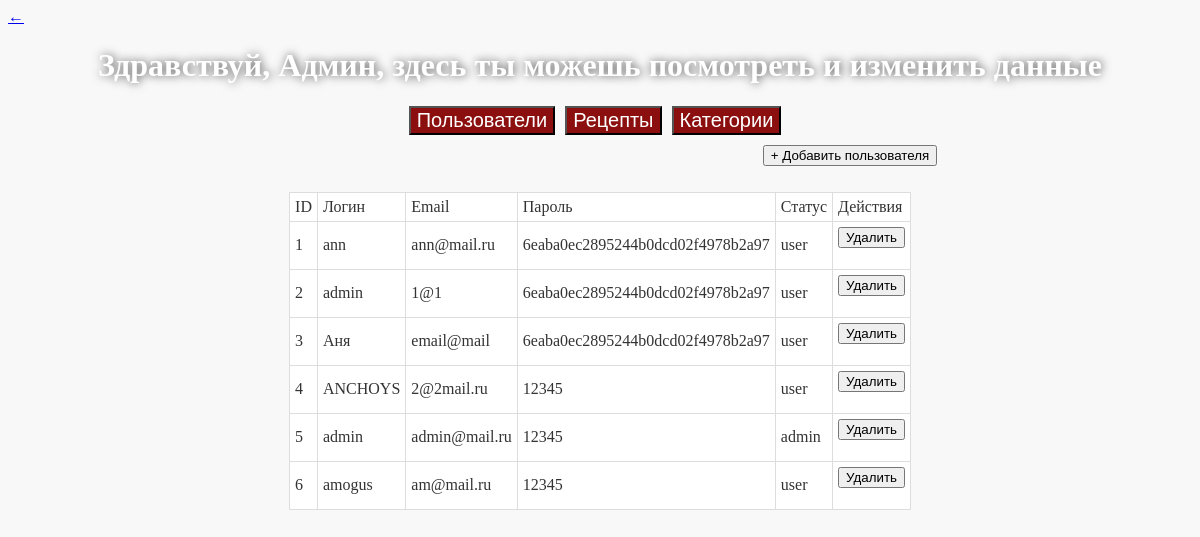
The app's page /adminka.php with its own data.
### tables this page shows
CREATE TABLE `users` (
  `id` int NOT NULL,
  `login` varchar(255) NOT NULL,
  `email` varchar(255) NOT NULL,
  `password` varchar(100) NOT NULL,
  `status` varchar(100) NOT NULL DEFAULT 'user'
);

### adminka.php (the view, shortened to what this page needs)
<?php
include "includes/core.php";
?>
<link rel="stylesheet" href="css/adminka.css">
<!DOCTYPE html>
<html lang="en">
<head>
</head>
<body>
    <a href = "profile.php?id=<?= $_SESSION['user']['id'];?>">&#8592;</a>
    <h1>Здравствуй, Админ, здесь ты можешь посмотреть и изменить данные</h1>
    <div class = "buttons">
    <button type="submit" onclick="myTab()">Пользователи</button>
    <button type="submit" onclick="myTab1()">Рецепты</button>
    <button type="submit" onclick="myTab2()">Категории</button>
</div>
<div id = "user" class = "user" style="display: block;">
<div class = "add">
<form action="add_form.php" method="POST">
<button class = "add_user" name = "add_user" onclick="document.location='add_form.php'" >+ Добавить пользователя</button>
</form>
</div>
<table>
<tbody>
<tr>
<td>ID</td>
<td>Логин</td>
<td>Email</td>
<td>Пароль</td>
<td>Статус</td>
<td>Действия</td>
</tr>
    <?php
    $dannie = mysqli_query($link, "SELECT * FROM `users`");
    while ($row = mysqli_fetch_array($dannie))
    {
    echo "<tr>\n<td>".$row["id"]."</td>"."\n"."<td>"."".$row["login"]."
    </td>"."\n"."<td>"."".$row["email"]."</td>"."\n"."<td>"."".$row
    ["password"]."</td>"."\n"."<td>"."".$row["status"]."</td>"."\n".
    "<td>".""."<form action = 'action/delete_users.php' method = 'POST'>"."
    "."<input type = 'hidden' name = 'id_users' value = '".$row["id"]."'>
    <button name = 'delete_users'>Удалить</button>"."</form>".""."\n";
    }
    ?>
    </tbody>
</table>
</div>
</body>
</html>

### css/adminka.css (style rules this page uses)
body { background-blend-mode: multiply; color: #333; background: url(../img/fon.jpeg) no-repeat center center fixed; background-color: #f8f8f9; background-size: cover; -o-background-size: cover; background-attachment: fixed; }
h1 { text-align: center; color: #ffffff; text-shadow: rgb(77, 77, 77) 1px 0 10px; }
.buttons { display: flex; justify-content: center; }
.buttons button { margin-right: 10px; margin-bottom: 10px; color: white; transition: .2s linear; background: #8c0f0f; font-size: 20px; }
.add { display: flex; justify-content: center; }
.add_user { margin-bottom: 10px; margin-left: 500px; }
table { display: flex; justify-content: center; width: 100%; margin-bottom: 20px; border-collapse: collapse; }
table td { background-color:white; border: 1px solid #dddddd; padding: 5px; }

### records on screen
users: id "1", login "ann", email "ann@mail.ru", password "6eaba0ec2895244b0dcd02f4978b2a97", status "user"
users: id "2", login "admin", email "1@1", password "6eaba0ec2895244b0dcd02f4978b2a97", status "user"
users: id "3", login "Аня", email "email@mail", password "6eaba0ec2895244b0dcd02f4978b2a97", status "user"
users: id "4", login "ANCHOYS", email "2@2mail.ru", password "12345", status "user"
users: id "5", login "admin", email "admin@mail.ru", password "12345", status "admin"
users: id "6", login "amogus", email "am@mail.ru", password "12345", status "user"
